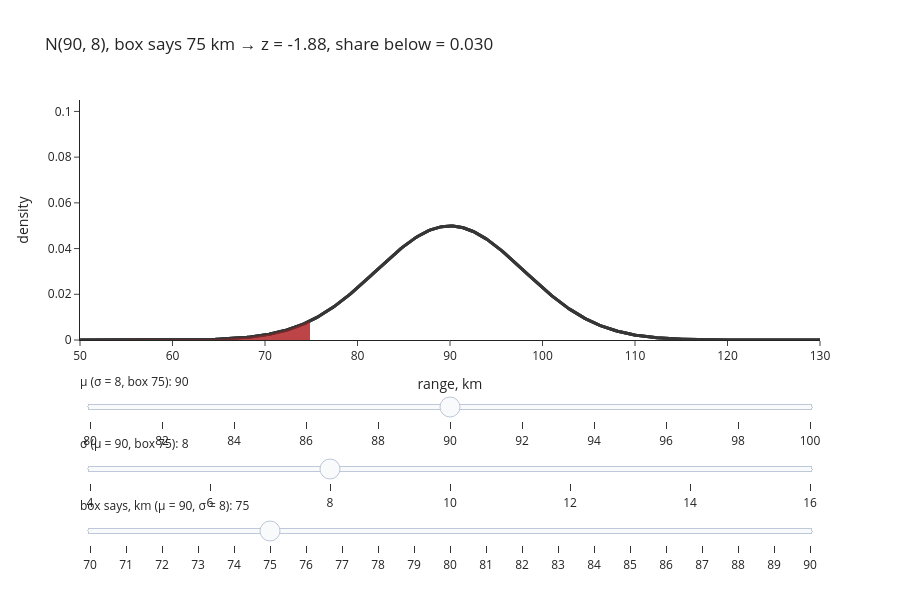

Notebook code for this chart:
### Code cell
mus_ = list(range(80, 101, 2)); sigmas_ = list(range(4, 17, 2)); thr_ = list(range(70, 91, 1))
grid = np.linspace(50, 130, 400)

def bell(mu, sigma, thr, visible):
    pdf = stats.norm.pdf(grid, mu, sigma); tail = grid <= thr
    return [go.Scatter(x=grid, y=pdf, mode="lines", line=dict(color=INK, width=3), visible=visible, showlegend=False),
            go.Scatter(x=grid[tail], y=pdf[tail], fill="tozeroy", mode="lines", line=dict(color=RED, width=0),
                       fillcolor="rgba(175,31,37,.45)", visible=visible, showlegend=False)]
settings = [(m, 8, 75) for m in mus_] + [(90, s, 75) for s in sigmas_] + [(90, 8, t) for t in thr_]
fig = go.Figure()
for (m, s, t) in settings:
    fig.add_traces(bell(m, s, t, (m, s, t) == (90, 8, 75)))
T = 2 * len(settings)
def vis(idx):
    v = [False] * T; v[2*idx] = v[2*idx + 1] = True; return v
def title(m, s, t):
    return f"N({m}, {s}), box says {t} km → z = {(t-m)/s:.2f}, share below = {stats.norm.cdf(t, m, s):.3f}"
mk = lambda i, lab: dict(method="update", label=lab, args=[{"visible": vis(i)}, {"title": title(*settings[i])}])
off = 0; steps_mu = [mk(off + i, str(m)) for i, m in enumerate(mus_)]
off += len(mus_); steps_sg = [mk(off + i, str(s)) for i, s in enumerate(sigmas_)]
off += len(sigmas_); steps_th = [mk(off + i, str(t)) for i, t in enumerate(thr_)]
fig.update_layout(template="simple_white", height=600, title=title(90, 8, 75), xaxis_title="range, km", yaxis_title="density",
                  yaxis_range=[0, 0.105], margin=dict(b=260),
                  sliders=[dict(active=mus_.index(90), steps=steps_mu, currentvalue=dict(prefix="μ (σ = 8, box 75): "), y=-0.04),
                           dict(active=sigmas_.index(8), steps=steps_sg, currentvalue=dict(prefix="σ (μ = 90, box 75): "), y=-0.30),
                           dict(active=thr_.index(75), steps=steps_th, currentvalue=dict(prefix="box says, km (μ = 90, σ = 8): "), y=-0.56)])
fig.show()
print(f"{'print':>8} {'share who see less':>20}")
for t in (85, 80, 76.8, 75):
    print(f"{t:>8} {stats.norm.cdf(t, 90, 8):>20.0%}")
print("\nDouble σ to 16 and the 75-km tail grows from 3% to 17%: the spread, not the mean, is what a guarantee pays for.")
